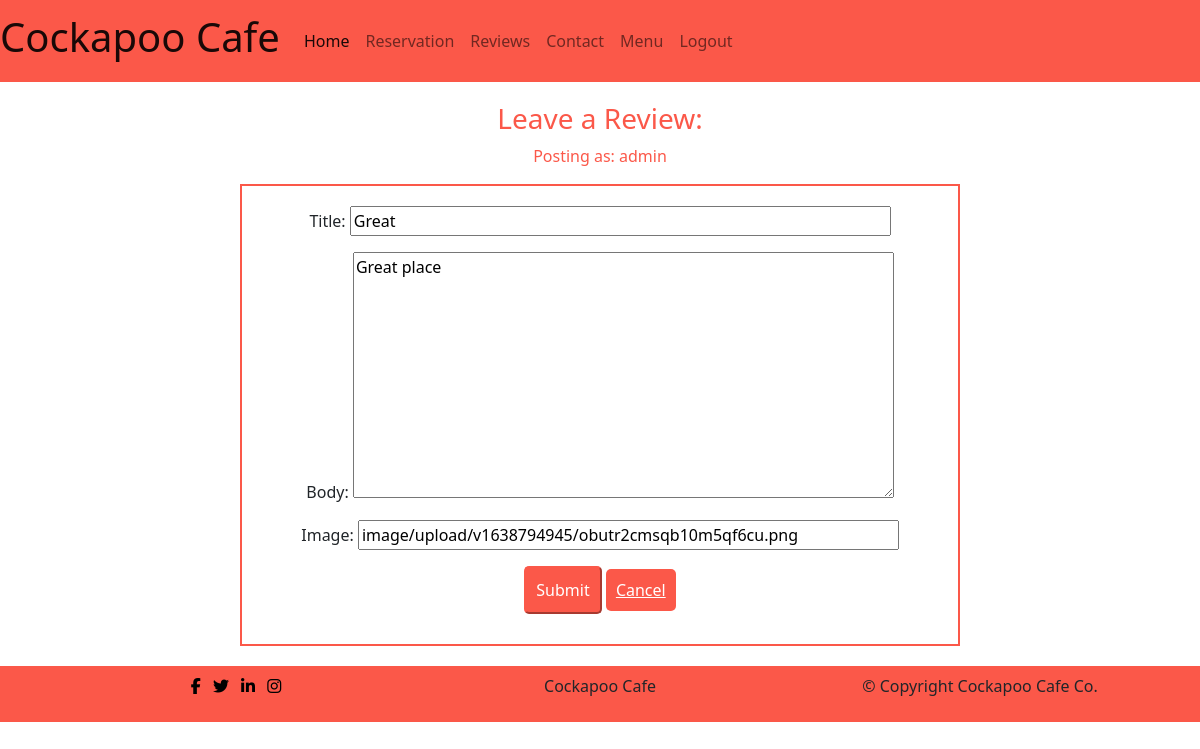
The page /review/update_review/1/ (signed in) on the database as committed earlier.
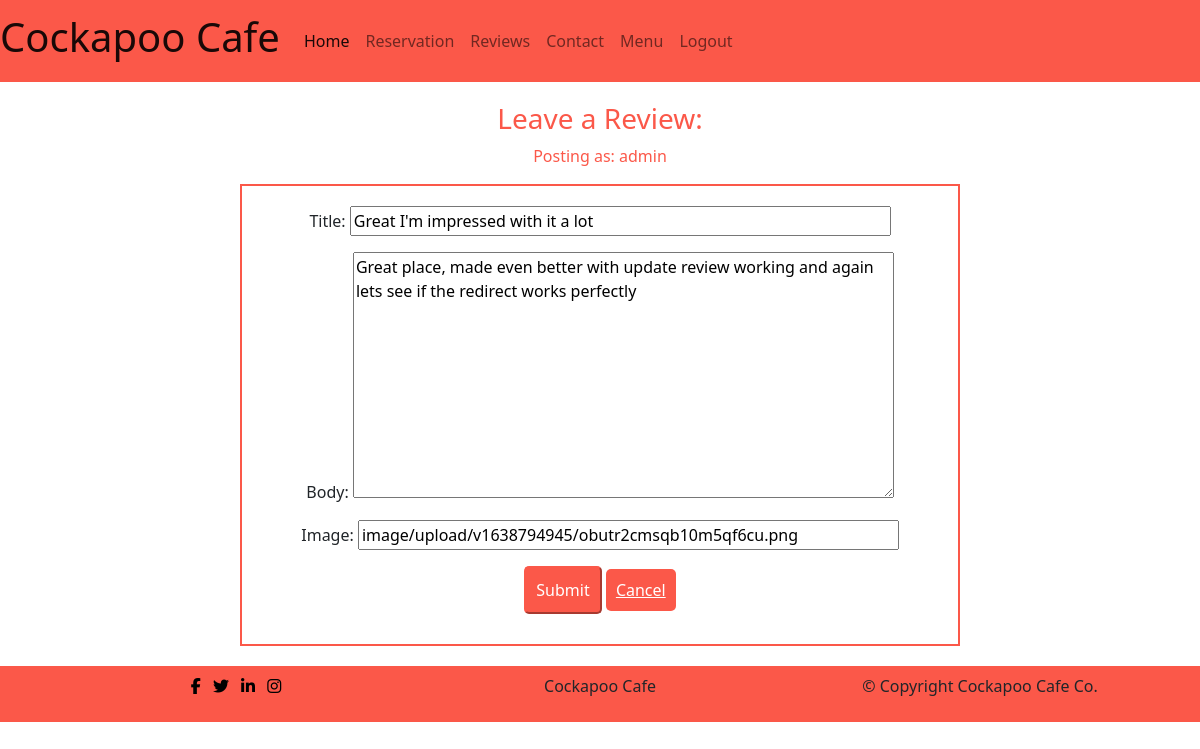
The same page on the database as committed later.
### review/models.py (models this page shows, shortened)
class Review(models.Model):
    author = models.ForeignKey(
        User, on_delete=models.CASCADE, related_name="User"
    )
    title = models.CharField(max_length=200, default='no_title', null=True, blank=True)
    body = models.TextField()
    image = CloudinaryField('image', default='review_placeholder')
    created_on = models.DateTimeField(auto_now_add=True)
    updated_on = models.DateTimeField(auto_now=True)
    status = models.IntegerField(choices=STATUS, default=0)
    approved = models.BooleanField(default=False)
    class Meta:
        ordering = ["created_on"]

### review/views.py (the view)
# urls.py: path('update_review/<pk>/', views.ReviewUpdateView.as_view(), name="update_review"),
class ReviewUpdateView(LoginRequiredMixin, UpdateView):
    model = Review
    fields = ['title', 'body', 'image']
    template_name = 'review/update_review.html'
    success_message = "Review has been updated"
    success_url = reverse_lazy('review')

### review/templates/review/update_review.html (shortened to what this page needs)
{% extends 'base.html' %}
{% load static%}
{% load crispy_forms_tags %}
{% block content %}
{% if reviewed %}
  <div class="alert alert-success" role="alert">
      Your comment is awaiting approval
  </div>
  {% else %}
  {% if user.is_authenticated %}
    <h3>Leave a Review:</h3>
    <p id="reviewer">Posting as: {{ user.username }}</p>
    <form method="post" class="review-form">
        {{ form.as_p }}
        <button type="submit" class="menu-btn">Submit</button>
        <a class="menu-btn" href="{% url 'review' %}">Cancel</a>
    </form>
  {% endif %}
{% endif %}
{% endblock %}

Rows that differ between the two databases and show on the page:
changed Review "image/upload/v1638794945/obutr2cmsqb10m5qf6cu.png": title "Great" → "Great I'm impressed with it a lot"; body "Great place" → "Great place, made even better with update review working and again lets see if the redirect works perfectly"
